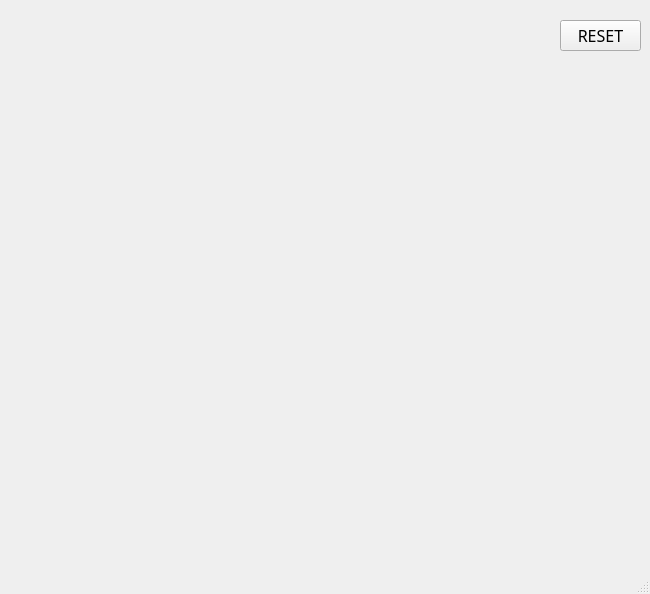
<?xml version="1.0" encoding="UTF-8"?>
<ui version="4.0">
 <class>MainWindow</class>
 <widget class="QMainWindow" name="MainWindow">
  <property name="geometry">
   <rect>
    <x>0</x>
    <y>0</y>
    <width>650</width>
    <height>594</height>
   </rect>
  </property>
  <property name="font">
   <font>
    <family>D2Coding</family>
    <pointsize>12</pointsize>
   </font>
  </property>
  <property name="windowTitle">
   <string>MainWindow</string>
  </property>
  <widget class="QWidget" name="centralwidget">
   <widget class="QPushButton" name="btn_reset">
    <property name="geometry">
     <rect>
      <x>560</x>
      <y>20</y>
      <width>81</width>
      <height>31</height>
     </rect>
    </property>
    <property name="text">
     <string>RESET</string>
    </property>
   </widget>
  </widget>
  <widget class="QMenuBar" name="menubar">
   <property name="geometry">
    <rect>
     <x>0</x>
     <y>0</y>
     <width>650</width>
     <height>21</height>
    </rect>
   </property>
  </widget>
  <widget class="QStatusBar" name="statusbar"/>
 </widget>
 <resources/>
 <connections/>
</ui>
